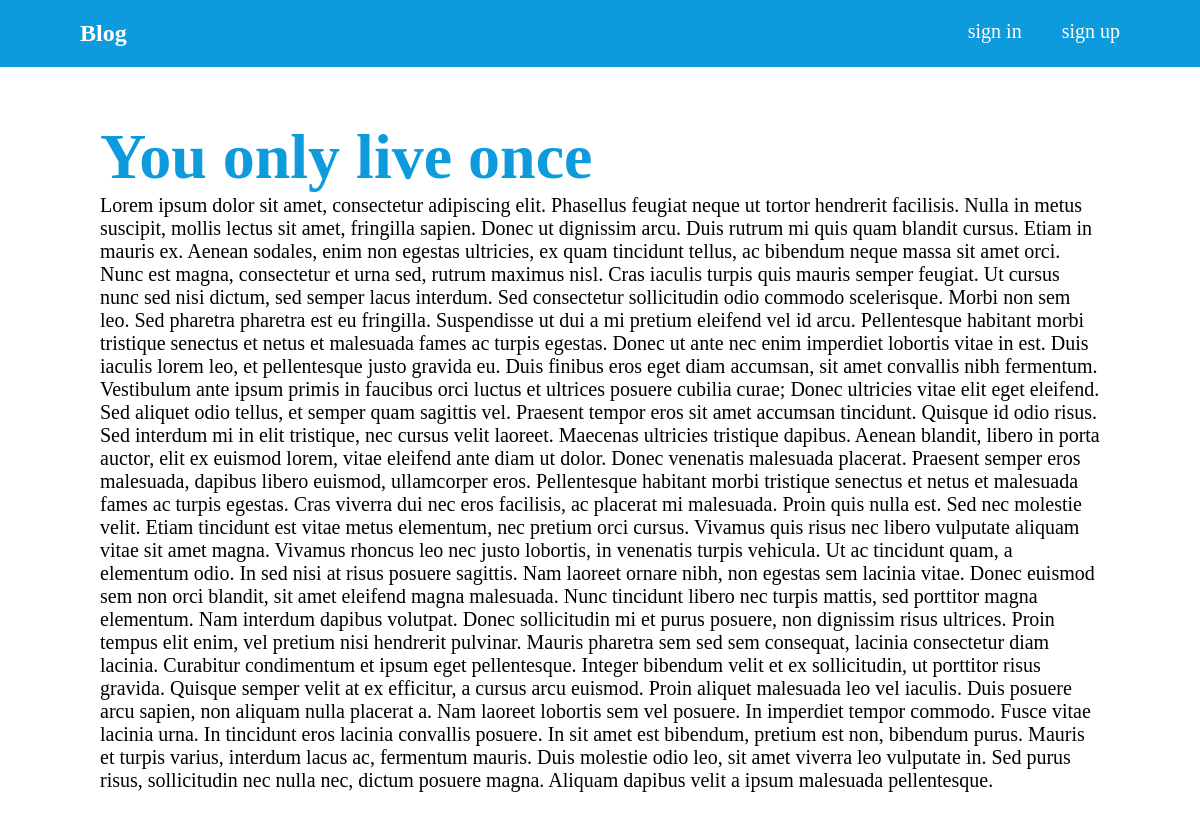
The app's page /18/ with its own data.
### articles/models.py (models this page shows, shortened)
class Article(models.Model):
    title = models.CharField(max_length=100)
    body = models.TextField()
    date = models.DateTimeField(auto_now_add=True)
    author = models.ForeignKey(User, null=False, default=None, on_delete= models.CASCADE)
    slug = models.CharField(default="", max_length=10)

### articles/views.py (the view)
# urls.py: path("<int:id>/", views.article_details, name="details"),
def article_details(request, id):
    article = Article.objects.get(id = id)
    return render(request, "articles/details.html", {'article' : article})

### articles/templates/articles/details.html (shortened to what this page needs)
{% extends 'app.html' %}
{% block content %}
  <div class='details'>
    <h1>{{article.title}}<h1>
    <p>{{article.body}}</p>
{% endblock content %}

### assets/index.css (style rules this page uses)
* { box-sizing: border-box; margin: 0; padding: 0; }
.details { padding: 20px; }
.details p { font-size: 20px; font-weight: 100; color: black; }
.details h1 { font-size: 4rem; color: rgb(13, 155, 221); }

### records on screen
Article: title "You only live once", body "Lorem ipsum dolor sit amet, consectetur adipiscing elit. Phasellus feugiat neque ut tortor hendrerit facilisis. Nulla in metus suscipit, mollis lectus sit amet, fringilla sapien. Donec ut dignissim arcu. Duis rutrum mi quis quam blandit cursus. Etiam in mauris ex. Aenean sodales, enim non egestas ultricies, ex quam tincidunt tellus, ac bibendum neque massa sit amet orci. Nunc est magna, consectetur et urna sed, rutrum maximus nisl. Cras iaculis turpis quis mauris semper feugiat. Ut cursus nunc sed nisi dictum, sed semper lacus interdum. Sed consectetur sollicitudin odio commodo scelerisque. Morbi non sem leo. Sed pharetra pharetra est eu fringilla. Suspendisse ut dui a mi pretium eleifend…"
